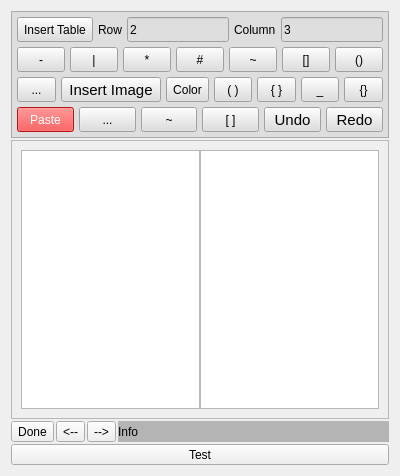
<?xml version="1.0" encoding="UTF-8"?>
<ui version="4.0">
 <class>dlgMainNotes</class>
 <widget class="QDialog" name="dlgMainNotes">
  <property name="geometry">
   <rect>
    <x>0</x>
    <y>0</y>
    <width>400</width>
    <height>476</height>
   </rect>
  </property>
  <property name="windowTitle">
   <string>Dialog</string>
  </property>
  <layout class="QVBoxLayout" name="verticalLayout_2">
   <property name="spacing">
    <number>2</number>
   </property>
   <item>
    <widget class="QFrame" name="frameFun">
     <property name="minimumSize">
      <size>
       <width>0</width>
       <height>0</height>
      </size>
     </property>
     <property name="styleSheet">
      <string notr="true">background-color: rgb(222, 222, 222);</string>
     </property>
     <property name="frameShape">
      <enum>QFrame::StyledPanel</enum>
     </property>
     <property name="frameShadow">
      <enum>QFrame::Raised</enum>
     </property>
     <layout class="QVBoxLayout" name="verticalLayout">
      <property name="spacing">
       <number>5</number>
      </property>
      <property name="leftMargin">
       <number>5</number>
      </property>
      <property name="topMargin">
       <number>5</number>
      </property>
      <property name="rightMargin">
       <number>5</number>
      </property>
      <property name="bottomMargin">
       <number>5</number>
      </property>
      <item>
       <layout class="QHBoxLayout" name="horizontalLayout_3">
        <item>
         <widget class="QToolButton" name="btnInsertTable">
          <property name="sizePolicy">
           <sizepolicy hsizetype="Preferred" vsizetype="Fixed">
            <horstretch>0</horstretch>
            <verstretch>0</verstretch>
           </sizepolicy>
          </property>
          <property name="minimumSize">
           <size>
            <width>0</width>
            <height>25</height>
           </size>
          </property>
          <property name="maximumSize">
           <size>
            <width>16777215</width>
            <height>25</height>
           </size>
          </property>
          <property name="text">
           <string>Insert Table</string>
          </property>
         </widget>
        </item>
        <item>
         <widget class="QLabel" name="label">
          <property name="sizePolicy">
           <sizepolicy hsizetype="Preferred" vsizetype="Fixed">
            <horstretch>0</horstretch>
            <verstretch>0</verstretch>
           </sizepolicy>
          </property>
          <property name="minimumSize">
           <size>
            <width>0</width>
            <height>25</height>
           </size>
          </property>
          <property name="maximumSize">
           <size>
            <width>16777215</width>
            <height>25</height>
           </size>
          </property>
          <property name="text">
           <string>Row</string>
          </property>
         </widget>
        </item>
        <item>
         <widget class="QLineEdit" name="editRow">
          <property name="sizePolicy">
           <sizepolicy hsizetype="Preferred" vsizetype="Fixed">
            <horstretch>0</horstretch>
            <verstretch>0</verstretch>
           </sizepolicy>
          </property>
          <property name="minimumSize">
           <size>
            <width>0</width>
            <height>25</height>
           </size>
          </property>
          <property name="maximumSize">
           <size>
            <width>16777215</width>
            <height>25</height>
           </size>
          </property>
          <property name="text">
           <string>2</string>
          </property>
         </widget>
        </item>
        <item>
         <widget class="QLabel" name="label_2">
          <property name="sizePolicy">
           <sizepolicy hsizetype="Preferred" vsizetype="Fixed">
            <horstretch>0</horstretch>
            <verstretch>0</verstretch>
           </sizepolicy>
          </property>
          <property name="minimumSize">
           <size>
            <width>0</width>
            <height>25</height>
           </size>
          </property>
          <property name="maximumSize">
           <size>
            <width>16777215</width>
            <height>25</height>
           </size>
          </property>
          <property name="text">
           <string>Column</string>
          </property>
         </widget>
        </item>
        <item>
         <widget class="QLineEdit" name="editCol">
          <property name="sizePolicy">
           <sizepolicy hsizetype="Preferred" vsizetype="Fixed">
            <horstretch>0</horstretch>
            <verstretch>0</verstretch>
           </sizepolicy>
          </property>
          <property name="minimumSize">
           <size>
            <width>0</width>
            <height>25</height>
           </size>
          </property>
          <property name="maximumSize">
           <size>
            <width>16777215</width>
            <height>25</height>
           </size>
          </property>
          <property name="text">
           <string>3</string>
          </property>
         </widget>
        </item>
       </layout>
      </item>
      <item>
       <layout class="QHBoxLayout" name="horizontalLayout_4">
        <item>
         <widget class="QToolButton" name="btnSeparator">
          <property name="sizePolicy">
           <sizepolicy hsizetype="Preferred" vsizetype="Fixed">
            <horstretch>0</horstretch>
            <verstretch>0</verstretch>
           </sizepolicy>
          </property>
          <property name="minimumSize">
           <size>
            <width>0</width>
            <height>25</height>
           </size>
          </property>
          <property name="maximumSize">
           <size>
            <width>16777215</width>
            <height>25</height>
           </size>
          </property>
          <property name="text">
           <string>-</string>
          </property>
         </widget>
        </item>
        <item>
         <widget class="QToolButton" name="btnVLine">
          <property name="sizePolicy">
           <sizepolicy hsizetype="Preferred" vsizetype="Fixed">
            <horstretch>0</horstretch>
            <verstretch>0</verstretch>
           </sizepolicy>
          </property>
          <property name="minimumSize">
           <size>
            <width>0</width>
            <height>25</height>
           </size>
          </property>
          <property name="maximumSize">
           <size>
            <width>16777215</width>
            <height>25</height>
           </size>
          </property>
          <property name="text">
           <string>|</string>
          </property>
         </widget>
        </item>
        <item>
         <widget class="QToolButton" name="btnAsterisk">
          <property name="sizePolicy">
           <sizepolicy hsizetype="Preferred" vsizetype="Fixed">
            <horstretch>0</horstretch>
            <verstretch>0</verstretch>
           </sizepolicy>
          </property>
          <property name="minimumSize">
           <size>
            <width>0</width>
            <height>25</height>
           </size>
          </property>
          <property name="maximumSize">
           <size>
            <width>16777215</width>
            <height>25</height>
           </size>
          </property>
          <property name="text">
           <string>*</string>
          </property>
         </widget>
        </item>
        <item>
         <widget class="QToolButton" name="btnWells">
          <property name="sizePolicy">
           <sizepolicy hsizetype="Preferred" vsizetype="Fixed">
            <horstretch>0</horstretch>
            <verstretch>0</verstretch>
           </sizepolicy>
          </property>
          <property name="minimumSize">
           <size>
            <width>0</width>
            <height>25</height>
           </size>
          </property>
          <property name="maximumSize">
           <size>
            <width>16777215</width>
            <height>25</height>
           </size>
          </property>
          <property name="text">
           <string>#</string>
          </property>
          <property name="iconSize">
           <size>
            <width>20</width>
            <height>20</height>
           </size>
          </property>
         </widget>
        </item>
        <item>
         <widget class="QToolButton" name="btnS6">
          <property name="sizePolicy">
           <sizepolicy hsizetype="Preferred" vsizetype="Fixed">
            <horstretch>0</horstretch>
            <verstretch>0</verstretch>
           </sizepolicy>
          </property>
          <property name="minimumSize">
           <size>
            <width>0</width>
            <height>25</height>
           </size>
          </property>
          <property name="maximumSize">
           <size>
            <width>16777215</width>
            <height>25</height>
           </size>
          </property>
          <property name="text">
           <string>~</string>
          </property>
         </widget>
        </item>
        <item>
         <widget class="QToolButton" name="btnS7">
          <property name="sizePolicy">
           <sizepolicy hsizetype="Preferred" vsizetype="Fixed">
            <horstretch>0</horstretch>
            <verstretch>0</verstretch>
           </sizepolicy>
          </property>
          <property name="minimumSize">
           <size>
            <width>0</width>
            <height>25</height>
           </size>
          </property>
          <property name="maximumSize">
           <size>
            <width>16777215</width>
            <height>25</height>
           </size>
          </property>
          <property name="text">
           <string>[]</string>
          </property>
         </widget>
        </item>
        <item>
         <widget class="QToolButton" name="btnS8">
          <property name="sizePolicy">
           <sizepolicy hsizetype="Preferred" vsizetype="Fixed">
            <horstretch>0</horstretch>
            <verstretch>0</verstretch>
           </sizepolicy>
          </property>
          <property name="minimumSize">
           <size>
            <width>0</width>
            <height>25</height>
           </size>
          </property>
          <property name="maximumSize">
           <size>
            <width>16777215</width>
            <height>25</height>
           </size>
          </property>
          <property name="text">
           <string>()</string>
          </property>
         </widget>
        </item>
       </layout>
      </item>
      <item>
       <layout class="QHBoxLayout" name="horizontalLayout">
        <item>
         <widget class="QToolButton" name="btnLink">
          <property name="sizePolicy">
           <sizepolicy hsizetype="Preferred" vsizetype="Fixed">
            <horstretch>0</horstretch>
            <verstretch>0</verstretch>
           </sizepolicy>
          </property>
          <property name="minimumSize">
           <size>
            <width>0</width>
            <height>25</height>
           </size>
          </property>
          <property name="maximumSize">
           <size>
            <width>16777215</width>
            <height>25</height>
           </size>
          </property>
          <property name="text">
           <string>...</string>
          </property>
          <property name="icon">
           <iconset resource="../res.qrc">
            <normaloff>:/res/link.png</normaloff>:/res/link.png</iconset>
          </property>
          <property name="iconSize">
           <size>
            <width>20</width>
            <height>20</height>
           </size>
          </property>
         </widget>
        </item>
        <item>
         <widget class="QToolButton" name="btnPic">
          <property name="sizePolicy">
           <sizepolicy hsizetype="Preferred" vsizetype="Fixed">
            <horstretch>0</horstretch>
            <verstretch>0</verstretch>
           </sizepolicy>
          </property>
          <property name="minimumSize">
           <size>
            <width>0</width>
            <height>25</height>
           </size>
          </property>
          <property name="maximumSize">
           <size>
            <width>16777215</width>
            <height>25</height>
           </size>
          </property>
          <property name="font">
           <font>
            <pointsize>11</pointsize>
           </font>
          </property>
          <property name="text">
           <string>Insert Image</string>
          </property>
          <property name="icon">
           <iconset resource="../res.qrc">
            <normaloff>:/res/pic.png</normaloff>:/res/pic.png</iconset>
          </property>
          <property name="iconSize">
           <size>
            <width>20</width>
            <height>20</height>
           </size>
          </property>
          <property name="toolButtonStyle">
           <enum>Qt::ToolButtonIconOnly</enum>
          </property>
         </widget>
        </item>
        <item>
         <widget class="QToolButton" name="btnColor">
          <property name="sizePolicy">
           <sizepolicy hsizetype="Preferred" vsizetype="Fixed">
            <horstretch>0</horstretch>
            <verstretch>0</verstretch>
           </sizepolicy>
          </property>
          <property name="minimumSize">
           <size>
            <width>0</width>
            <height>25</height>
           </size>
          </property>
          <property name="maximumSize">
           <size>
            <width>16777215</width>
            <height>25</height>
           </size>
          </property>
          <property name="text">
           <string>Color</string>
          </property>
          <property name="icon">
           <iconset resource="../res.qrc">
            <normaloff>:/res/color.png</normaloff>:/res/color.png</iconset>
          </property>
          <property name="iconSize">
           <size>
            <width>20</width>
            <height>20</height>
           </size>
          </property>
         </widget>
        </item>
        <item>
         <widget class="QToolButton" name="btnS3">
          <property name="sizePolicy">
           <sizepolicy hsizetype="Preferred" vsizetype="Fixed">
            <horstretch>0</horstretch>
            <verstretch>0</verstretch>
           </sizepolicy>
          </property>
          <property name="minimumSize">
           <size>
            <width>0</width>
            <height>25</height>
           </size>
          </property>
          <property name="maximumSize">
           <size>
            <width>16777215</width>
            <height>25</height>
           </size>
          </property>
          <property name="text">
           <string>( )</string>
          </property>
          <property name="icon">
           <iconset resource="../res.qrc">
            <normaloff>:/res/font4.png</normaloff>:/res/font4.png</iconset>
          </property>
          <property name="iconSize">
           <size>
            <width>20</width>
            <height>20</height>
           </size>
          </property>
         </widget>
        </item>
        <item>
         <widget class="QToolButton" name="btnS4">
          <property name="sizePolicy">
           <sizepolicy hsizetype="Preferred" vsizetype="Fixed">
            <horstretch>0</horstretch>
            <verstretch>0</verstretch>
           </sizepolicy>
          </property>
          <property name="minimumSize">
           <size>
            <width>0</width>
            <height>25</height>
           </size>
          </property>
          <property name="maximumSize">
           <size>
            <width>16777215</width>
            <height>25</height>
           </size>
          </property>
          <property name="text">
           <string>{ }</string>
          </property>
          <property name="icon">
           <iconset resource="../res.qrc">
            <normaloff>:/res/font5.png</normaloff>:/res/font5.png</iconset>
          </property>
          <property name="iconSize">
           <size>
            <width>20</width>
            <height>20</height>
           </size>
          </property>
         </widget>
        </item>
        <item>
         <widget class="QToolButton" name="btnS10">
          <property name="sizePolicy">
           <sizepolicy hsizetype="Preferred" vsizetype="Fixed">
            <horstretch>0</horstretch>
            <verstretch>0</verstretch>
           </sizepolicy>
          </property>
          <property name="minimumSize">
           <size>
            <width>0</width>
            <height>25</height>
           </size>
          </property>
          <property name="maximumSize">
           <size>
            <width>16777215</width>
            <height>25</height>
           </size>
          </property>
          <property name="text">
           <string>_</string>
          </property>
         </widget>
        </item>
        <item>
         <widget class="QToolButton" name="btnS9">
          <property name="sizePolicy">
           <sizepolicy hsizetype="Preferred" vsizetype="Fixed">
            <horstretch>0</horstretch>
            <verstretch>0</verstretch>
           </sizepolicy>
          </property>
          <property name="minimumSize">
           <size>
            <width>0</width>
            <height>25</height>
           </size>
          </property>
          <property name="maximumSize">
           <size>
            <width>16777215</width>
            <height>25</height>
           </size>
          </property>
          <property name="text">
           <string>{}</string>
          </property>
         </widget>
        </item>
       </layout>
      </item>
      <item>
       <layout class="QHBoxLayout" name="horizontalLayout_2">
        <item>
         <widget class="QToolButton" name="btnPaste">
          <property name="sizePolicy">
           <sizepolicy hsizetype="Preferred" vsizetype="Fixed">
            <horstretch>0</horstretch>
            <verstretch>0</verstretch>
           </sizepolicy>
          </property>
          <property name="minimumSize">
           <size>
            <width>0</width>
            <height>25</height>
           </size>
          </property>
          <property name="maximumSize">
           <size>
            <width>16777215</width>
            <height>25</height>
           </size>
          </property>
          <property name="styleSheet">
           <string notr="true">background-color: rgb(255, 25, 25);
color: rgb(255, 255, 255);</string>
          </property>
          <property name="text">
           <string>Paste</string>
          </property>
          <property name="toolButtonStyle">
           <enum>Qt::ToolButtonTextOnly</enum>
          </property>
         </widget>
        </item>
        <item>
         <widget class="QToolButton" name="btnS5">
          <property name="sizePolicy">
           <sizepolicy hsizetype="Preferred" vsizetype="Fixed">
            <horstretch>0</horstretch>
            <verstretch>0</verstretch>
           </sizepolicy>
          </property>
          <property name="minimumSize">
           <size>
            <width>0</width>
            <height>25</height>
           </size>
          </property>
          <property name="maximumSize">
           <size>
            <width>16777215</width>
            <height>25</height>
           </size>
          </property>
          <property name="text">
           <string>...</string>
          </property>
          <property name="icon">
           <iconset resource="../res.qrc">
            <normaloff>:/res/font1.png</normaloff>:/res/font1.png</iconset>
          </property>
          <property name="iconSize">
           <size>
            <width>20</width>
            <height>20</height>
           </size>
          </property>
         </widget>
        </item>
        <item>
         <widget class="QToolButton" name="btnS1">
          <property name="sizePolicy">
           <sizepolicy hsizetype="Preferred" vsizetype="Fixed">
            <horstretch>0</horstretch>
            <verstretch>0</verstretch>
           </sizepolicy>
          </property>
          <property name="minimumSize">
           <size>
            <width>0</width>
            <height>25</height>
           </size>
          </property>
          <property name="maximumSize">
           <size>
            <width>16777215</width>
            <height>25</height>
           </size>
          </property>
          <property name="text">
           <string>~</string>
          </property>
          <property name="icon">
           <iconset resource="../res.qrc">
            <normaloff>:/res/font2.png</normaloff>:/res/font2.png</iconset>
          </property>
          <property name="iconSize">
           <size>
            <width>20</width>
            <height>20</height>
           </size>
          </property>
         </widget>
        </item>
        <item>
         <widget class="QToolButton" name="btnS2">
          <property name="sizePolicy">
           <sizepolicy hsizetype="Preferred" vsizetype="Fixed">
            <horstretch>0</horstretch>
            <verstretch>0</verstretch>
           </sizepolicy>
          </property>
          <property name="minimumSize">
           <size>
            <width>0</width>
            <height>25</height>
           </size>
          </property>
          <property name="maximumSize">
           <size>
            <width>16777215</width>
            <height>25</height>
           </size>
          </property>
          <property name="text">
           <string>[ ]</string>
          </property>
          <property name="icon">
           <iconset resource="../res.qrc">
            <normaloff>:/res/font3.png</normaloff>:/res/font3.png</iconset>
          </property>
          <property name="iconSize">
           <size>
            <width>20</width>
            <height>20</height>
           </size>
          </property>
         </widget>
        </item>
        <item>
         <widget class="QToolButton" name="btnUndo">
          <property name="sizePolicy">
           <sizepolicy hsizetype="Preferred" vsizetype="Fixed">
            <horstretch>0</horstretch>
            <verstretch>0</verstretch>
           </sizepolicy>
          </property>
          <property name="minimumSize">
           <size>
            <width>0</width>
            <height>25</height>
           </size>
          </property>
          <property name="maximumSize">
           <size>
            <width>16777215</width>
            <height>25</height>
           </size>
          </property>
          <property name="font">
           <font>
            <pointsize>11</pointsize>
           </font>
          </property>
          <property name="text">
           <string>Undo</string>
          </property>
          <property name="icon">
           <iconset resource="../res.qrc">
            <normaloff>:/res/undo.png</normaloff>:/res/undo.png</iconset>
          </property>
          <property name="iconSize">
           <size>
            <width>30</width>
            <height>30</height>
           </size>
          </property>
          <property name="toolButtonStyle">
           <enum>Qt::ToolButtonIconOnly</enum>
          </property>
         </widget>
        </item>
        <item>
         <widget class="QToolButton" name="btnRedo">
          <property name="sizePolicy">
           <sizepolicy hsizetype="Preferred" vsizetype="Fixed">
            <horstretch>0</horstretch>
            <verstretch>0</verstretch>
           </sizepolicy>
          </property>
          <property name="minimumSize">
           <size>
            <width>0</width>
            <height>25</height>
           </size>
          </property>
          <property name="maximumSize">
           <size>
            <width>16777215</width>
            <height>25</height>
           </size>
          </property>
          <property name="font">
           <font>
            <pointsize>11</pointsize>
           </font>
          </property>
          <property name="text">
           <string>Redo</string>
          </property>
          <property name="icon">
           <iconset resource="../res.qrc">
            <normaloff>:/res/redo.png</normaloff>:/res/redo.png</iconset>
          </property>
          <property name="iconSize">
           <size>
            <width>30</width>
            <height>30</height>
           </size>
          </property>
          <property name="toolButtonStyle">
           <enum>Qt::ToolButtonIconOnly</enum>
          </property>
         </widget>
        </item>
       </layout>
      </item>
     </layout>
    </widget>
   </item>
   <item>
    <widget class="QFrame" name="frameEdit">
     <property name="minimumSize">
      <size>
       <width>0</width>
       <height>100</height>
      </size>
     </property>
     <property name="styleSheet">
      <string notr="true">/*background-color: rgb(255, 255, 255);*/</string>
     </property>
     <property name="frameShape">
      <enum>QFrame::StyledPanel</enum>
     </property>
     <property name="frameShadow">
      <enum>QFrame::Raised</enum>
     </property>
     <layout class="QGridLayout" name="gridLayout">
      <item row="0" column="0">
       <layout class="QHBoxLayout" name="horizontalLayout_5">
        <property name="spacing">
         <number>0</number>
        </property>
        <item>
         <widget class="QTextEdit" name="editLineSn">
          <property name="acceptRichText">
           <bool>false</bool>
          </property>
         </widget>
        </item>
        <item>
         <widget class="QTextEdit" name="editSource"/>
        </item>
       </layout>
      </item>
     </layout>
    </widget>
   </item>
   <item>
    <layout class="QHBoxLayout" name="horizontalLayout_6">
     <item>
      <widget class="QToolButton" name="btnDone">
       <property name="sizePolicy">
        <sizepolicy hsizetype="Fixed" vsizetype="Fixed">
         <horstretch>0</horstretch>
         <verstretch>0</verstretch>
        </sizepolicy>
       </property>
       <property name="minimumSize">
        <size>
         <width>0</width>
         <height>0</height>
        </size>
       </property>
       <property name="maximumSize">
        <size>
         <width>16777215</width>
         <height>16777215</height>
        </size>
       </property>
       <property name="text">
        <string>Done</string>
       </property>
       <property name="iconSize">
        <size>
         <width>25</width>
         <height>25</height>
        </size>
       </property>
       <property name="shortcut">
        <string>Esc</string>
       </property>
       <property name="toolButtonStyle">
        <enum>Qt::ToolButtonTextOnly</enum>
       </property>
      </widget>
     </item>
     <item>
      <widget class="QToolButton" name="btnLeft">
       <property name="text">
        <string>&lt;--</string>
       </property>
      </widget>
     </item>
     <item>
      <widget class="QToolButton" name="btnRight">
       <property name="text">
        <string>--&gt;</string>
       </property>
      </widget>
     </item>
     <item>
      <widget class="QLabel" name="lblInfo">
       <property name="styleSheet">
        <string notr="true">background-color: rgb(180, 180, 180);
color: rgb(2, 2, 2);</string>
       </property>
       <property name="text">
        <string>Info</string>
       </property>
      </widget>
     </item>
    </layout>
   </item>
   <item>
    <widget class="QToolButton" name="btnTest">
     <property name="sizePolicy">
      <sizepolicy hsizetype="Preferred" vsizetype="Fixed">
       <horstretch>0</horstretch>
       <verstretch>0</verstretch>
      </sizepolicy>
     </property>
     <property name="text">
      <string>Test</string>
     </property>
    </widget>
   </item>
  </layout>
 </widget>
 <resources>
  <include location="../res.qrc"/>
 </resources>
 <connections/>
</ui>
